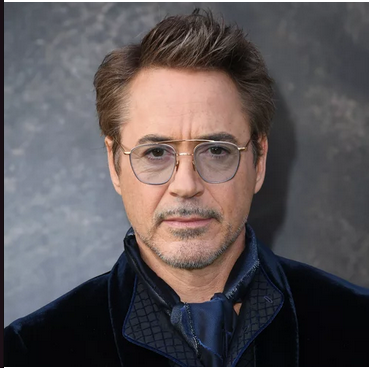
#> input picture pic2.png, 369 x 368 px
$ python 02cartoon.py
#> lines starting #> are read from the running program, lines starting #| are printed output that depends on the picture
import cv2
import numpy as np

img = cv2.imread('pic2.png')
#> img is the input picture: shape (368, 369, 3); mean B, G, R 87.3, 85.7, 92.5

if img is None:
    print("Error: Could not read image 'pic1.jpeg'. Please check the file path.")
    exit()

def cartoonize(image, num_clusters):

#> called with num_clusters = 8
    data = np.float32(image.reshape((-1, 3)))

    print("Shape of original image:", image.shape)
#| Shape of original image: (368, 369, 3)
    print("Shape of reshaped data:", data.shape)
#| Shape of reshaped data: (135792, 3)

    criteria = (cv2.TERM_CRITERIA_EPS + cv2.TERM_CRITERIA_MAX_ITER, 20, 1.0)

    _, label, center = cv2.kmeans(data, num_clusters, None, criteria, 10, cv2.KMEANS_RANDOM_CENTERS)
#> center = [[181.3, 197.4, 238.3], [134.9, 154.2, 199.8], [121.7, 114.6, 111.6], [79.87, 77.77, 80.29], [154.4, 142.1, 135.2], [45.65, 39.6, 40.4], [97.34, 111.9, 149.8], [13.89, 9.55, 8.79]]

    center = np.uint8(center)
#> center = [[181, 197, 238], [134, 154, 199], [121, 114, 111], [79, 77, 80], [154, 142, 135], [45, 39, 40], [97, 111, 149], [13, 9, 8]]
    print("K-Means cluster centers:\n", center)
#| K-Means cluster centers:
#|  [[181 197 238]
#|  [134 154 199]
#|  [121 114 111]
#|  [ 79  77  80]
#|  [154 142 135]
#|  [ 45  39  40]
#|  [ 97 111 149]
#|  [ 13   9   8]]

    result = center[label.flatten()]
    result = result.reshape(image.shape)
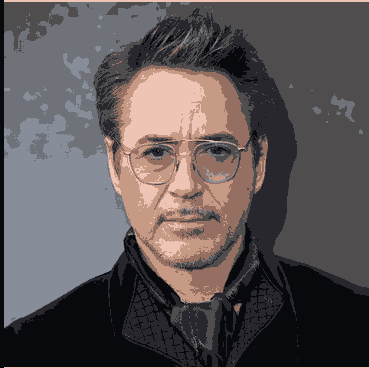
#> result: shape (368, 369, 3); mean of channels 0, 1, 2 86.6, 85.1, 92; drawn as B, G, R

    gray = cv2.cvtColor(image, cv2.COLOR_BGR2GRAY)
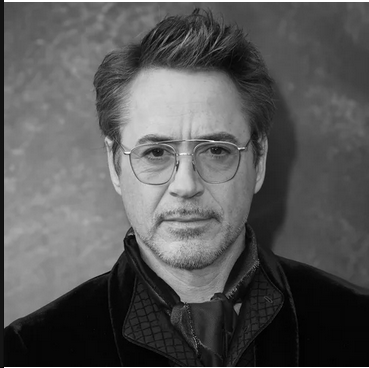
#> gray: shape (368, 369); min 0, max 255, mean 87.9

    edges = cv2.adaptiveThreshold(gray, 255, cv2.ADAPTIVE_THRESH_GAUSSIAN_C, cv2.THRESH_BINARY, 9, 8)
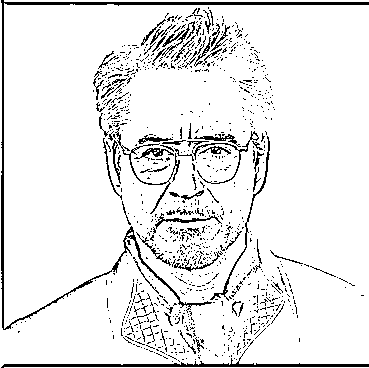
#> edges: shape (368, 369); 91.5% white; black in thin lines or dots

    print("Edges image shape:", edges.shape)
#| Edges image shape: (368, 369)
    print("Edges image type:", edges.dtype)
#| Edges image type: uint8

    blurred = cv2.medianBlur(result, 3)
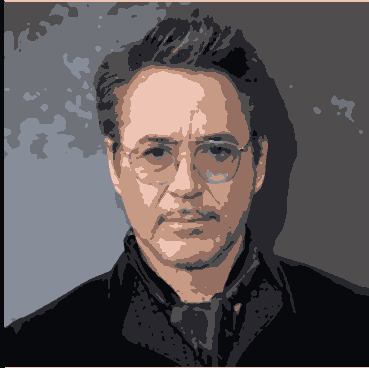
#> blurred: shape (368, 369, 3); mean of channels 0, 1, 2 86.6, 85.2, 92.1; drawn as B, G, R

    cartoon = cv2.bitwise_and(blurred, blurred, mask=edges)
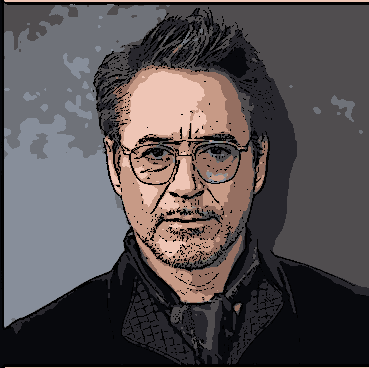
#> cartoon: shape (368, 369, 3); mean of channels 0, 1, 2 81.6, 80.3, 86.6; drawn as B, G, R

    return cartoon


cartoonized_image = cartoonize(img.copy(), 8)

if cartoonized_image is None:
    print("Error: Cartoonized image is None. Please check the cartoonize function.")
else:

    print("Cartoonized image shape:", cartoonized_image.shape)
#| Cartoonized image shape: (368, 369, 3)
    print("Cartoonized image type:", cartoonized_image.dtype)
#| Cartoonized image type: uint8

    cv2.imshow("Cartoonized Image", cartoonized_image)
    cv2.waitKey(0)
    cv2.destroyAllWindows()

$ run again, with pic1.jpeg saved as pic2.png
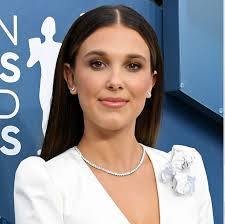
#> input picture pic1.jpeg, 225 x 224 px
#> img is the input picture: shape (224, 225, 3); mean B, G, R 147, 141, 140.8
#| Shape of original image: (224, 225, 3)
#| Shape of reshaped data: (50400, 3)
#> in cartoonize, `_, label, center = cv2.kmeans(data, num_clusters, None, criteria, 10, ..`: center = [[17.46, 19.54, 24.89], [245.6, 243.9, 242], [176.4, 137.1, 96.31], [63.1, 85.12, 127.1], [134, 96.06, 59.77], [148.4, 176.4, 225.4], [91.14, 63.22, 37.91], [106.2, 137.9, 192]]
#> in cartoonize, `center = np.uint8(center)`: center = [[17, 19, 24], [245, 243, 241], [176, 137, 96], [63, 85, 127], [134, 96, 59], [148, 176, 225], [91, 63, 37], [106, 137, 192]]
#| K-Means cluster centers:
#|  [[ 17  19  24]
#|  [245 243 241]
#|  [176 137  96]
#|  [ 63  85 127]
#|  [134  96  59]
#> (further printed lines are left out)
#> in cartoonize, `edges = cv2.adaptiveThreshold(gray, 255, cv2.ADAPTIVE_THRESH_GAUSSIAN_..`:
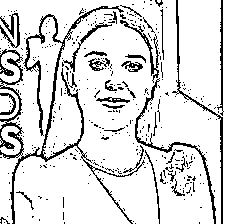
#> edges: shape (224, 225); 85.8% white; black in thin lines or dots
#| Edges image shape: (224, 225)
#| Edges image type: uint8
#> in cartoonize, `cartoon = cv2.bitwise_and(blurred, blurred, mask=edges)`:
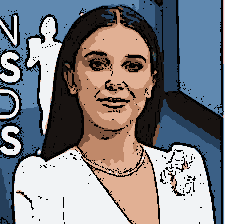
#> cartoon: shape (224, 225, 3); mean of channels 0, 1, 2 132.3, 127.6, 127.8; drawn as B, G, R
#| Cartoonized image shape: (224, 225, 3)
#| Cartoonized image type: uint8
